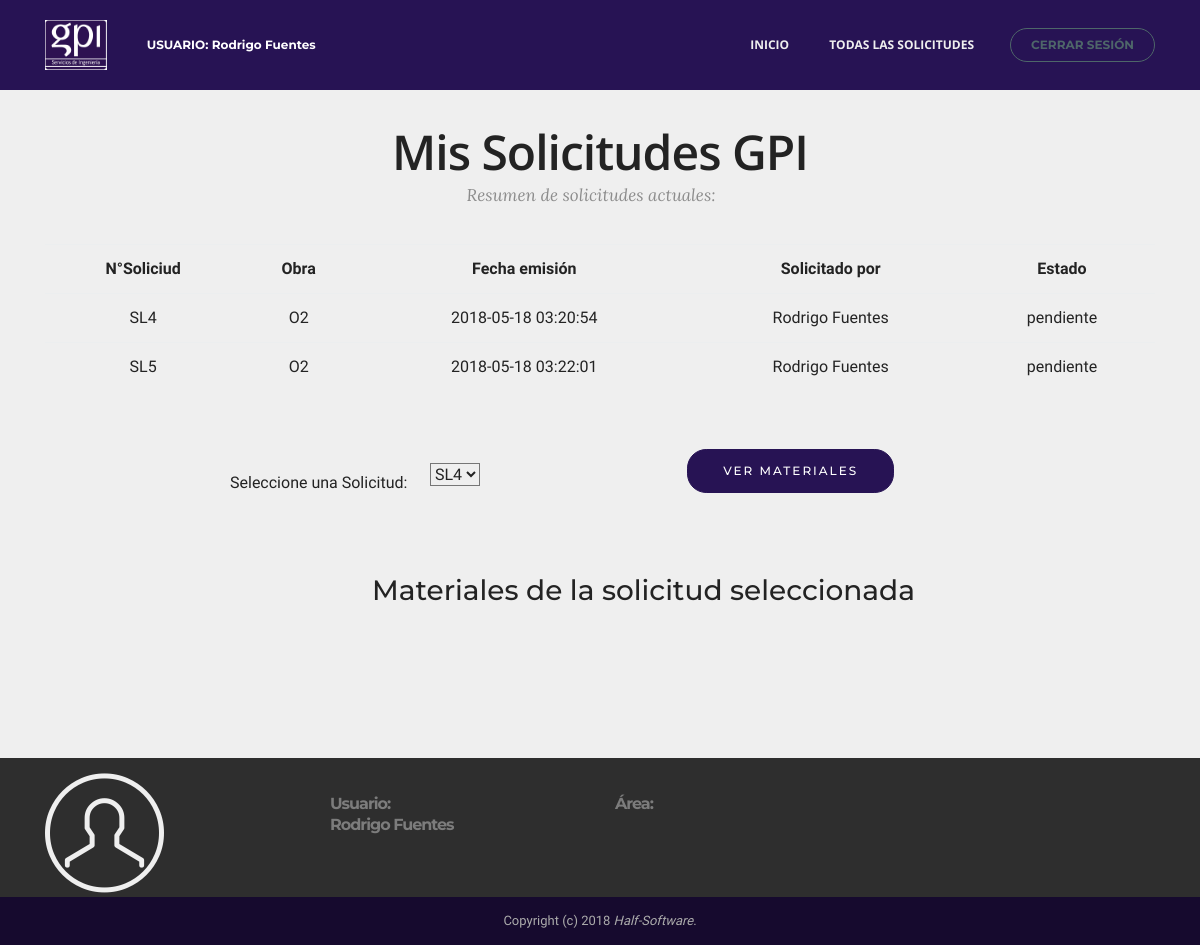
Page /GPI4/obras/mis_solicitudes.php (signed in) on the earlier database version.
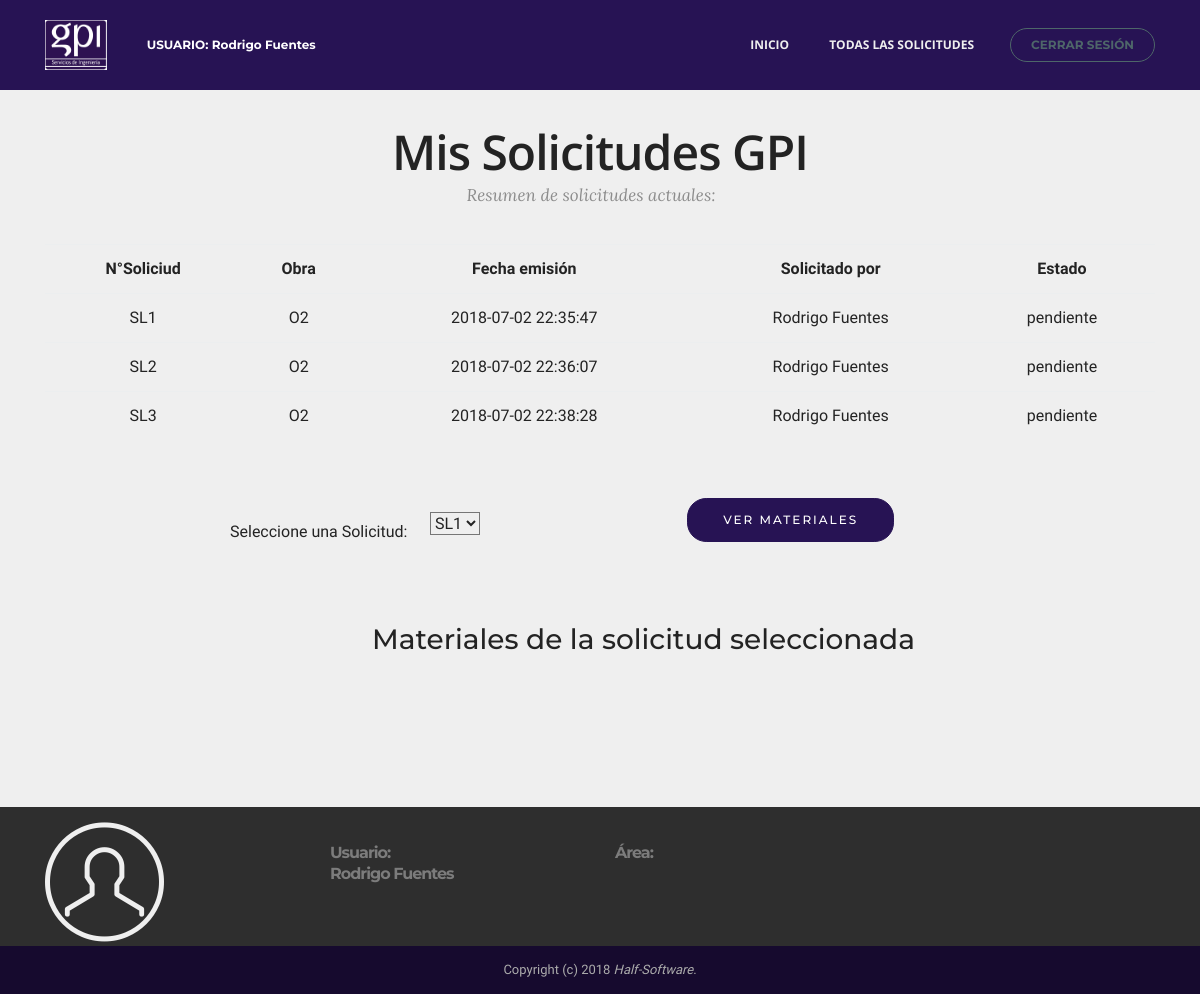
Same page on the later database version.
### tables this page shows
CREATE TABLE IF NOT EXISTS `solicitud` (
  `numero` varchar(45) NOT NULL,
  `number` int(11) DEFAULT NULL,
  `fecha` timestamp NOT NULL DEFAULT CURRENT_TIMESTAMP,
  `solicitador` varchar(100) NOT NULL,
  `obra` varchar(45) NOT NULL,
  `estado` set('pendiente','reservada','solicitada','enviada a proveedores','recibida') NOT NULL DEFAULT 'pendiente',
  PRIMARY KEY (`numero`),
  KEY `solicitador` (`solicitador`,`obra`),
  KEY `obra` (`obra`),
  KEY `estado` (`estado`)
);

### GPI4/obras/mis_solicitudes.php (the view, shortened to what the changed rows need)
<!DOCTYPE html>
<html >
<head>
  <link rel="stylesheet" href="assets/web/assets/mobirise-icons/mobirise-icons.css">
  <link rel="stylesheet" href="assets/tether/tether.min.css">
  <link rel="stylesheet" href="assets/bootstrap/css/bootstrap.min.css">
  <link rel="stylesheet" href="assets/animate.css/animate.min.css">
  <link rel="stylesheet" href="assets/dropdown/css/style.css">
  <link rel="stylesheet" href="assets/theme/css/style.css">
  <link rel="stylesheet" href="assets/mobirise/css/mbr-additional.css" type="text/css">
</head>
<body>
 <?php
	$conexion = new mysqli("localhost", "root", "", "gpi");
	$usuario = $_SESSION['username'];
	$sql = "SELECT * FROM solicitud WHERE solicitador = '$usuario'";
	$result = $conexion->query($sql);
?>
<section class="mbr-section form2" id="form2-12" data-rv-view="116" style="background-color: rgb(239, 239, 239); padding-top: 20px; padding-bottom: 120px;">
    <div class="mbr-section mbr-section__container mbr-section__container--middle">
        <div class="container">
            <div class="row">
                <div class="col-xs-12 text-xs-center">
              	<table  class="table">
				<?php while ($row = mysqli_fetch_assoc($result)){
					$numero = $row['numero'];
					$fecha = $row['fecha'];
					$solicitador = $row['solicitador'];
					$estado = $row['estado'];
					$obra2 = $row['obra'];
					echo "<tr><td>$numero</td><td>$obra2</td><td>$fecha</td><td>$solicitador</td><td>$estado</td></tr>";
				}?>
				</table>
                </div>
            </div>
        </div>
    </div>
    <div class="mbr-section mbr-section-nopadding">
        <div class="container">
            <div class="row">
                    <?php $result = $conexion->query($sql);?>
					<table ><form class="mbr-form" method='post' action='mis_solicitudes.php' >
						<tr><td><label class="boton2"><br>Seleccione una Solicitud:</label></td><td><select name='solicitud' class="boton3">
						<?php while ($row = mysqli_fetch_assoc($result)){
							$numero = $row['numero'];
							echo "<option value='$numero'>$numero</option>";
						}?>
						</select></td>
						<td><span class="boton"><button type="submit" class="btn btn-primary">VER MATERIALES</button></span></td></tr>
					</form></table>
            </div>
        </div>
    </div>
</section>
  </body>
</html>

Differences in the rows shown:
removed solicitud: numero "SL4", obra "O2", fecha "2018-05-18 03:20:54", solicitador "Rodrigo Fuentes", estado "pendiente"
removed solicitud: numero "SL5", obra "O2", fecha "2018-05-18 03:22:01", solicitador "Rodrigo Fuentes", estado "pendiente"
now on this page (row edited): solicitud: numero "SL1", obra "O2", fecha "2018-07-02 22:35:47", solicitador "Rodrigo Fuentes", estado "pendiente"
now on this page (row edited): solicitud: numero "SL2", obra "O2", fecha "2018-07-02 22:36:07", solicitador "Rodrigo Fuentes", estado "pendiente"
now on this page (row edited): solicitud: numero "SL3", obra "O2", fecha "2018-07-02 22:38:28", solicitador "Rodrigo Fuentes", estado "pendiente"
Other differences:
form field solicitud: "SL4" → "SL1"
